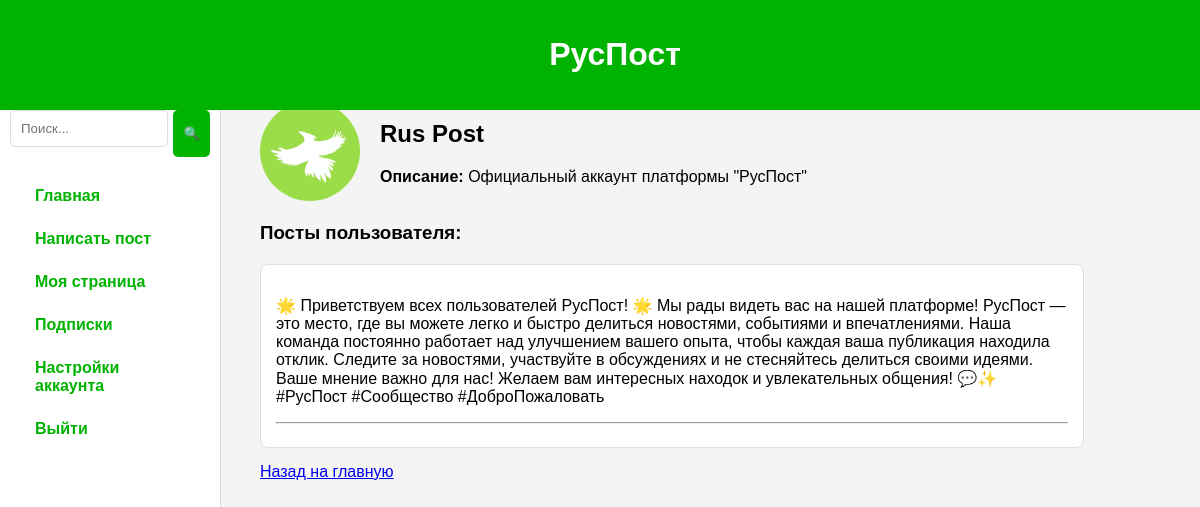
The app's page /profile (signed in) with its own data.
### app.py (models this page shows)
class User(db.Model):
    id = db.Column(db.Integer, primary_key=True)
    username = db.Column(db.String(80), unique=True, nullable=False)
    password_hash = db.Column(db.String(200), nullable=False)
    avatar = db.Column(db.String(200), nullable=True)  # Поле для аватара
    description = db.Column(db.String(280), nullable=True)  # Описание пользователя
    posts = db.relationship('Post', backref='user', lazy='dynamic')
    comments = db.relationship('Comment', backref='user', lazy='dynamic')

class Post(db.Model):
    id = db.Column(db.Integer, primary_key=True)
    content = db.Column(db.String(500), nullable=False)
    media_file = db.Column(db.String(200), nullable=True)  # Для медиа
    user_id = db.Column(db.Integer, db.ForeignKey('user.id'), nullable=False)
    comments = db.relationship('Comment', backref='post', lazy='dynamic')

### app.py (the view)
@app.route('/profile')
def profile():
    if 'user_id' not in session:
        return redirect(url_for('login'))
    user = User.query.get(session['user_id'])
    return render_template('profile.html', user=user)

### app.py (called while the page is built)
@app.before_request
def create_tables():
    db.create_all()  # Создает таблицы, если их нет

### templates/profile.html (shortened to what this page needs)
{% extends "base.html" %}
{% block content %}
    <div class="profile-header">
        {% if user.avatar %}
            <img src="{{ url_for('uploaded_file', filename=user.avatar) }}" alt="Avatar">
        {% else %}
            <img src="default_avatar.png" alt="Avatar">
        {% endif %}
        <div>
            <h2>{{ user.username }}</h2>
            <p><strong>Описание:</strong> {{ user.description }}</p>
        </div>
    </div>
    <h3>Посты пользователя:</h3>
    <div class="profile-posts">
        {% for post in user.posts %}
            <div class="post">
                <p>{{ post.content }}</p>
                <hr>
            </div>
        {% else %}
            <p>Нет постов для отображения.</p>
        {% endfor %}
    </div>
    <a href="{{ url_for('home') }}">Назад на главную</a>
{% endblock %}

### templates/base.html (shortened to what this page needs)
<!DOCTYPE html>
<html lang="ru">
<head>
    <link rel="stylesheet" href="{{ url_for('static', filename='styles.css') }}">
</head>
<body>
    <header>
        <h1>РусПост</h1>
    </header>
    <nav>
    <div class="search-bar">
        <input type="text" id="search-input" placeholder="Поиск..." onkeydown="if(event.key === 'Enter') { searchPosts(); }">
        <button onclick="searchPosts()">🔍</button>
    </div>
    <a href="{{ url_for('home') }}">Главная</a>
    {% if user %}
        <a href="{{ url_for('create_post') }}">Написать пост</a>
        <a href="{{ url_for('profile') }}">Моя страница</a>
        <a href="{{ url_for('subscriptions') }}">Подписки</a>
        <a href="{{ url_for('account_settings') }}">Настройки аккаунта</a>
        <a href="{{ url_for('logout') }}">Выйти</a>
    {% else %}
        <a href="{{ url_for('register') }}">Регистрация</a>
        <a href="{{ url_for('login') }}">Войти</a>
    {% endif %}
</nav>
    <div class="content">
        <div class="container">
            {% block content %}
            {% endblock %}
        </div>
    </div>
    <footer>
        <p>&copy; 2023 РусПост. Все права защищены.</p>
    </footer>
</body>
</html>

### static/styles.css (style rules this page uses)
body { font-family: Arial, sans-serif; background-color: #f9f9f9; margin: 0; padding: 0; }
header { background: #007bff; color: white; padding: 10px 20px; text-align: center; }
nav { margin: 20px 0; }
nav a { margin: 0 15px; text-decoration: none; color: #007bff; }
.container { padding: 20px; }
.post { border-bottom: 1px solid #eaeaea; padding: 15px 0; margin-bottom: 15px; }

### templates/base.html (style rules this page uses)
body { font-family: Arial, sans-serif; margin: 0; display: flex; background-color: #f4f4f4; }
header { background-color: #00b300; color: white; padding: 15px; text-align: center; width: 100%; position: fixed; z-index: 1000; }
nav { width: 200px; background: #ffffff; padding: 10px; border-right: 1px solid #ddd; height: 100vh; position: fixed; top: 60px; overflow-y: auto; }
nav a { display: block; padding: 10px; text-decoration: none; color: #00b300; font-weight: bold; margin-bottom: 5px; border-radius: 5px; transition: background 0.3s; }
.content { margin-left: 220px; padding: 80px 20px 20px; flex-grow: 1; }
footer { text-align: center; margin: 20px 0; color: #666; font-size: 0.9em; }
.post { background: #fff; border: 1px solid #ddd; border-radius: 8px; padding: 15px; margin-bottom: 15px; }
.search-bar { display: flex; justify-content: center; margin: 20px 0; }
.search-bar input { padding: 10px; width: 70%; border: 1px solid #ddd; border-radius: 5px; }
.search-bar button { padding: 10px; margin-left: 5px; background: #00b300; border: none; color: white; border-radius: 5px; cursor: pointer; }
textarea, input[type="text"], input[type="file"] { width: 100%; padding: 10px; margin: 0 0 10px; border: 1px solid #ddd; border-radius: 5px; }
.profile-header { display: flex; align-items: center; margin-bottom: 20px; }
.profile-header img { border-radius: 50%; width: 100px; height: 100px; margin-right: 20px; }
.profile-posts { margin-top: 20px; }

### records on screen
User: avatar (picture), username "Rus Post", description "Официальный аккаунт платформы \"РусПост\""
Post: content "🌟 Приветствуем всех пользователей РусПост! 🌟 Мы рады видеть вас на нашей платформе! РусПост — это место, где вы можете легко и быстро делиться новостями, событиями и впечатлениями. Наша команда постоянно работает над улучшением вашего опыта, чтобы каждая ваша публикация находила отклик. Следите за новостями, участвуйте в обсуждениях и не стесняйтесь делиться своими идеями. Ваше мнение важно для нас! Желаем вам интересных находок и увлекательных общения! 💬✨ #РусПост #Сообщество #ДоброПожаловать"
